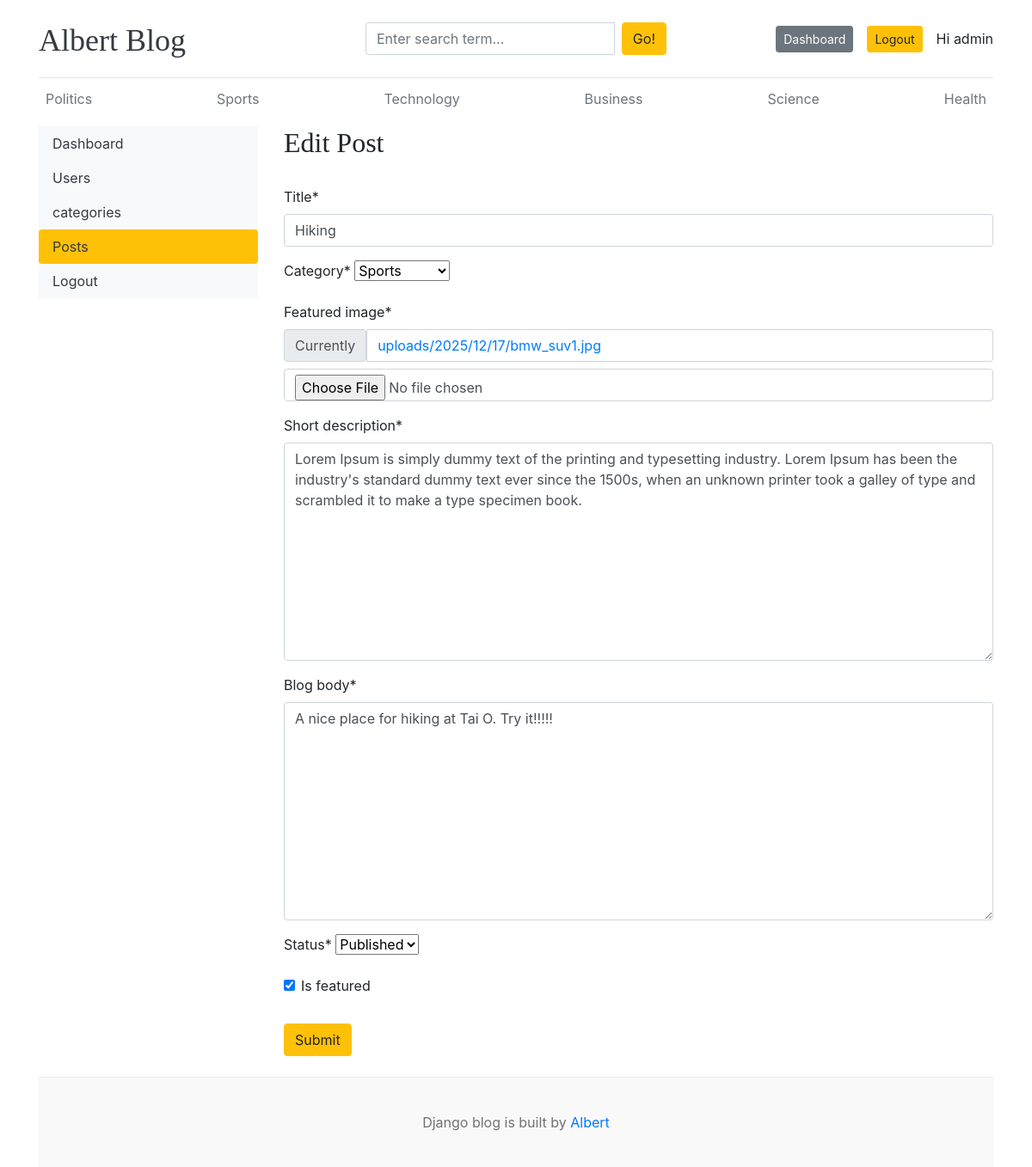
The app's page /dashboard/posts/edit/2/ (signed in) with its own data.
### blogs/models.py (models this page shows, shortened)
class Category(models.Model):
    category_name = models.CharField(max_length=50, unique=True)
    created_at = models.DateTimeField(auto_now_add=True)
    updated_at = models.DateTimeField(auto_now=True)
    class Meta:
        verbose_name_plural = 'categories'
    def __str__(self):
        return self.category_name

class Blog(models.Model):
    title = models.CharField(max_length=100)
    slug = models.SlugField(max_length=150, unique=True, blank=True)
    category = models.ForeignKey(Category, on_delete=models.CASCADE)
    author = models.ForeignKey(User, on_delete=models.CASCADE)
    featured_image = models.ImageField(upload_to='uploads/%Y/%m/%d')
    short_description = models.TextField(max_length=500)
    blog_body = models.TextField(max_length=2000)
    status = models.CharField(max_length=20, choices=STATUS_CHOICES, default="Draft")
    is_featured = models.BooleanField(default=False)
    created_at = models.DateTimeField(auto_now_add=True)
    updated_at = models.DateTimeField(auto_now=True)

### dashboards/views.py (the view, shortened to what this page needs)
# urls.py: path('posts/edit/<int:pk>/', views.edit_post, name='edit_post'),
@login_required
def edit_post(request, pk):
    post = get_object_or_404(Blog, id=pk)
    form = BlogPostForm(instance=post)
    context = {'post': post, 'form': form}
    return render(request, 'dashboards/edit_post.html', context)

### dashboards/forms.py
class BlogPostForm(forms.ModelForm):
    class Meta:
        model = Blog
        fields = ('title', 'category', 'featured_image', 'short_description', 'blog_body', 'status', 'is_featured')

### blogs/context_processors.py (called while the page is built)
def get_categories(request):
    categories = Category.objects.all()
    return {'categories': categories}

def get_social_links(request):
    social_links = SocialLink.objects.all()
    return {'social_links': social_links}

### templates/dashboards/edit_post.html (shortened to what this page needs)
{% extends 'blogs/base.html' %}
{% block content %}
    {% load crispy_forms_tags %}
    <div class="row">
        {% include 'dashboards/sidebar.html' %}
        <div class="col-md-9">
            <h2>Edit Post</h2>
            <br>
            <form action="{% url 'edit_post' post.id %}" method="POST" enctype="multipart/form-data">
                {{ form | crispy }}
                <button type="submit" class="mt-3 btn btn-warning">Submit</button>
            </form>
            <br>
        </div>
    </div>
{% endblock %}

### templates/blogs/base.html (shortened to what this page needs)
{% load static %}
<!DOCTYPE html>
<html lang="en">
<head>
    <link rel="stylesheet" href="https://cdn.jsdelivr.net/npm/bootstrap@4.6.2/dist/css/bootstrap.min.css">
    <link href="{% static 'css/blog.css' %}" rel="stylesheet">
    <link rel="stylesheet" href="https://cdnjs.cloudflare.com/ajax/libs/font-awesome/4.7.0/css/font-awesome.min.css">
  </head>
<body>
    <div class="container">
      <header class="blog-header py-3">
        <div class="row flex-nowrap justify-content-between align-items-center">
          <div class="col-4 pt-1">
            <a class="blog-header-logo text-dark" href="{% url 'home' %}">Albert Blog</a>
          </div>
          <div class="col-4">
            <form action="{% url 'search' %}" method="GET">
              <div class="input-group">
                <input class="form-control" type="text" name="query" value="{{ query }}" placeholder="Enter search term..." aria-label="Enter search term..." aria-describedby="button-search" />
                <button type="submit" class="ml-2 btn btn-warning" id="button-search" type="button">Go!</button>
            </div>
            </form>
          </div>
          <div class="col-4 d-flex justify-content-end align-items-center">
            {% if not user.is_authenticated %}
                <a class="btn btn-sm btn-warning" href="{% url 'login' %}">Login</a> &nbsp;
                <a class="btn btn-sm btn-secondary" href="{% url 'register' %}">Register</a>
            {% else %}
                <span><a href="{% url 'dashboard' %}" class="btn btn-sm btn-secondary">Dashboard</a></span>
                <span><a href="{% url 'logout' %}" class="btn btn-sm btn-warning">Logout</a></span>
                <span class="ml-3">Hi {{ user }}</span>
            {% endif %}
          </div>
        </div>
      </header>
      <div class="nav-scroller py-1 mb-2">
        <nav class="nav d-flex justify-content-between">
          {% for category in categories %}
            <a class="p-2 text-muted" href="{% url 'posts_by_category' category.id %}">{{ category.category_name }}</a>
          {% endfor %}
        </nav>
      </div>
    {% block content %}
    {% endblock %}
    <footer class="blog-footer">
        <p>Django blog is built by <a href="#">Albert</a></p>
    </footer>
    </body>
</html>

### blog/static/css/blog.css (style rules this page uses)
.blog-header { border-bottom: 1px solid #e5e5e5; }
.blog-header-logo { font-family: "Playfair Display", Georgia, "Times New Roman", serif; font-size: 2.25rem; }
h1, h2, h3, h4, h5, h6 { font-family: "Playfair Display", Georgia, "Times New Roman", serif; }
.blog-footer { padding: 2.5rem 0; color: #727272; text-align: center; background-color: #f9f9f9; border-top: .05rem solid #e5e5e5; }
.blog-footer p:last-child { margin-bottom: 0; }

### records on screen
Category: category_name "Politics"
Category: category_name "Sports"
Category: category_name "Technology"
Category: category_name "Business"
Category: category_name "Science"
Category: category_name "Health"
Blog: title "Hiking", category "Sports", short_description "Lorem Ipsum is simply dummy text of the printing and typesetting industry. Lorem Ipsum has been the industry's standard dummy text ever since the 1500s, when an unknown printer took a galley of type and scrambled it to make a type specimen book.", blog_body "A nice place for hiking at Tai O. Try it!!!!!", status "Published", is_featured "☑"

### other values on screen
{{ user }} "admin"
